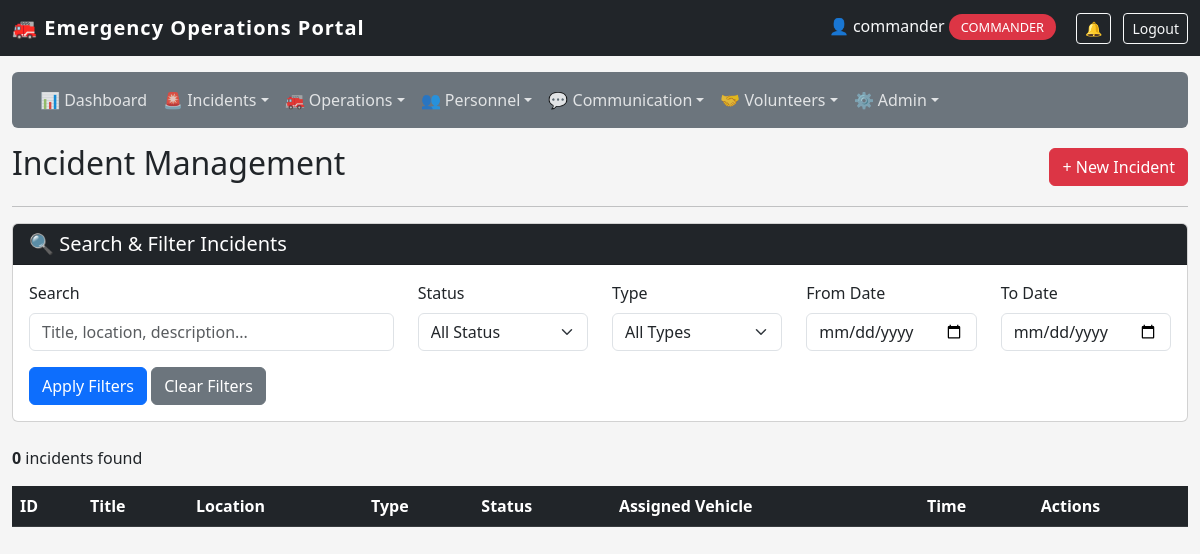
The page /staff/incidents (signed in) on the database as committed earlier.
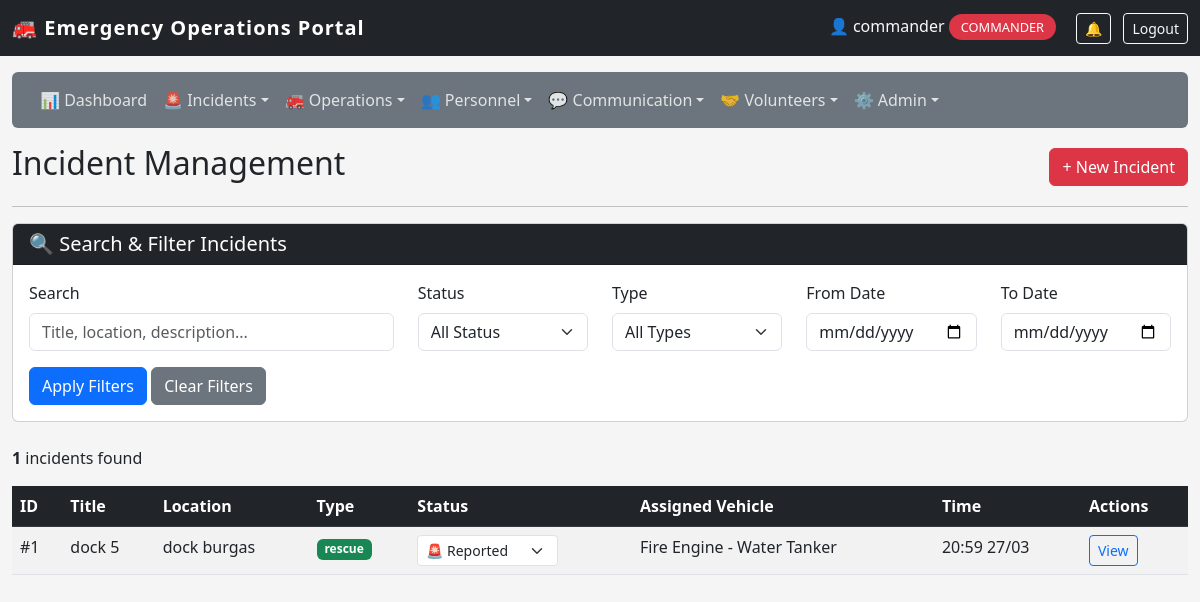
The same page on the database as committed later.
### app/models/incident.py (models this page shows)
class Incident(db.Model):
    id = db.Column(db.Integer, primary_key=True)
    title = db.Column(db.String(100), nullable=False)
    location = db.Column(db.String(200), nullable=False)
    incident_type = db.Column(db.String(50), nullable=False)
    description = db.Column(db.Text)
    status = db.Column(db.String(20), default='Reported')
    reported_by = db.Column(db.Integer, db.ForeignKey('user_model.id'))
    reported_at = db.Column(db.DateTime, default=datetime.datetime.utcnow)
    assigned_vehicle_id = db.Column(db.Integer, db.ForeignKey('vehicle.id'), nullable=True)
    latitude = db.Column(db.Float, nullable=True)
    longitude = db.Column(db.Float, nullable=True)
    dispatched_at = db.Column(db.DateTime, nullable=True)
    on_scene_at = db.Column(db.DateTime, nullable=True)
    closed_at = db.Column(db.DateTime, nullable=True)
    last_updated = db.Column(db.DateTime, default=datetime.datetime.utcnow, onupdate=datetime.datetime.utcnow)
    updated_by = db.Column(db.Integer, db.ForeignKey('user_model.id'), nullable=True)
    assigned_vehicle = db.relationship('Vehicle', foreign_keys=[assigned_vehicle_id])
    reporter = db.relationship('UserModel', foreign_keys=[reported_by], backref='reported_incidents')
    updater = db.relationship('UserModel', foreign_keys=[updated_by], backref='updated_incidents')

### app/models/vehicle.py (models this page shows)
class Vehicle(db.Model):
    id = db.Column(db.Integer, primary_key=True)
    type = db.Column(db.String(50))
    location = db.Column(db.String(200))
    latitude = db.Column(db.Float, nullable=True)
    longitude = db.Column(db.Float, nullable=True)
    last_updated = db.Column(db.DateTime, default=datetime.datetime.utcnow, onupdate=datetime.datetime.utcnow)
    speed = db.Column(db.Float, nullable=True)
    heading = db.Column(db.Integer, nullable=True)
    status = db.Column(db.String(20), default='station')
    current_incident_id = db.Column(db.Integer, db.ForeignKey('incident.id'), nullable=True)
    current_incident = db.relationship('Incident', foreign_keys=[current_incident_id])
    firefighters = db.relationship('Firefighter', backref='assigned_vehicle', lazy=True)

### app/routes/incidents.py (the view, shortened to what this page needs)
@incidents_bp.route('/staff/incidents')
@login_required
def list_incidents():
    search_query = request.args.get('search', '')
    status_filter = request.args.get('status', '')
    type_filter = request.args.get('type', '')
    date_from = request.args.get('date_from', '')
    date_to = request.args.get('date_to', '')
    query = Incident.query
    if status_filter:
        query = query.filter(Incident.status == status_filter)
    if type_filter:
        query = query.filter(Incident.incident_type == type_filter)
    if date_from:
        date_from_obj = datetime.datetime.strptime(date_from, '%Y-%m-%d')
        query = query.filter(Incident.reported_at >= date_from_obj)
    if date_to:
        date_to_obj = datetime.datetime.strptime(date_to, '%Y-%m-%d') + datetime.timedelta(days=1)
        query = query.filter(Incident.reported_at <= date_to_obj)
    all_incidents = query.order_by(Incident.reported_at.desc()).all()
    all_statuses = db.session.query(Incident.status).distinct().all()
    all_types = db.session.query(Incident.incident_type).distinct().all()
    return render_template('staff/incidents/list.html',
                           incidents=all_incidents,
                           all_statuses=[s[0] for s in all_statuses],
                           all_types=[t[0] for t in all_types],
                           search_query=search_query,
                           status_filter=status_filter,
                           type_filter=type_filter,
                           date_from=date_from,
                           date_to=date_to)

### app/utils.py (called while the page is built)
def login_required(f):
    @wraps(f)
    def decorated_function(*args, **kwargs):
        if not session.get('logged_in'):
            flash('Please login to access the staff portal.', 'warning')
            return redirect(url_for('auth.staff_login'))
        return f(*args, **kwargs)
    return decorated_function

### app/templates/staff/incidents/list.html (shortened to what this page needs)
{% extends "staff/base.html" %}
{% block content %}
<div class="d-flex justify-content-between align-items-center">
    <h2>Incident Management</h2>
    <a href="{{ url_for('incidents.report_incident') }}" class="btn btn-danger">+ New Incident</a>
</div>
<hr>
<div class="card mb-4">
    <div class="card-header bg-dark text-white">
        <h5 class="mb-0">🔍 Search & Filter Incidents</h5>
    </div>
    <div class="card-body">
        <form method="GET" action="{{ url_for('incidents.list_incidents') }}">
            <div class="row">
                <div class="col-md-4 mb-3">
                    <label class="form-label">Search</label>
                    <input type="text" name="search" class="form-control" value="{{ search_query }}" placeholder="Title, location, description...">
                </div>
                <div class="col-md-2 mb-3">
                    <label class="form-label">Status</label>
                    <select name="status" class="form-select">
                        <option value="">All Status</option>
                    </select>
                </div>
                <div class="col-md-2 mb-3">
                    <label class="form-label">Type</label>
                    <select name="type" class="form-select">
                        <option value="">All Types</option>
                    </select>
                </div>
                <div class="col-md-2 mb-3">
                    <label class="form-label">From Date</label>
                    <input type="date" name="date_from" class="form-control" value="{{ date_from }}">
                </div>
                <div class="col-md-2 mb-3">
                    <label class="form-label">To Date</label>
                    <input type="date" name="date_to" class="form-control" value="{{ date_to }}">
                </div>
            </div>
            <div class="row">
                <div class="col-12">
                    <button type="submit" class="btn btn-primary">Apply Filters</button>
                    <a href="{{ url_for('incidents.list_incidents') }}" class="btn btn-secondary">Clear Filters</a>
                </div>
            </div>
        </form>
    </div>
</div>
<div class="mb-3"><strong>{{ incidents|length }}</strong> incidents found</div>
<table class="table table-striped table-hover">
    <thead class="table-dark">
        <tr>
            <th>ID</th><th>Title</th><th>Location</th><th>Type</th><th>Status</th><th>Assigned Vehicle</th><th>Time</th><th>Actions</th>
        </thead>
    <tbody>
        {% for incident in incidents %}
        <tr>
            <td>#{{ incident.id }}</td>
            <td>{{ incident.title }}</td>
            <td>{{ incident.location }}</td>
            <td><span class="badge bg-{% if incident.incident_type == 'fire' %}danger{% elif incident.incident_type == 'rescue' %}success{% elif incident.incident_type == 'accident' %}warning{% else %}secondary{% endif %}">{{ incident.incident_type }}</span></td>
            <td>
                <select class="form-select form-select-sm quick-status" data-incident="{{ incident.id }}" style="width: auto; min-width: 100px;">
                    <option value="Reported" {% if incident.status == 'Reported' %}selected{% endif %}>🚨 Reported</option>
                </select>
            </td>
            <td>{% if incident.assigned_vehicle %}{{ incident.assigned_vehicle.type }}{% else %}<span class="text-muted">Unassigned</span>{% endif %}</td>
            <td>{{ incident.reported_at.strftime('%H:%M %d/%m') }}</td>
            <td><a href="{{ url_for('incidents.detail', incident_id=incident.id) }}" class="btn btn-sm btn-outline-primary">View</a></td>
        </tr>
        {% endfor %}
    </tbody>
</table>
{% endblock %}

Rows that differ between the two databases and show on the page:
added Incident: id "1", title "dock 5", location "dock burgas", incident_type "rescue", status+id "🚨 Reported", assigned_vehicle.type "Fire Engine - Water Tanker", reported_at "20:59 27/03"
Other text that changed with them:
{{ incidents|length }}: "0" → "1"
